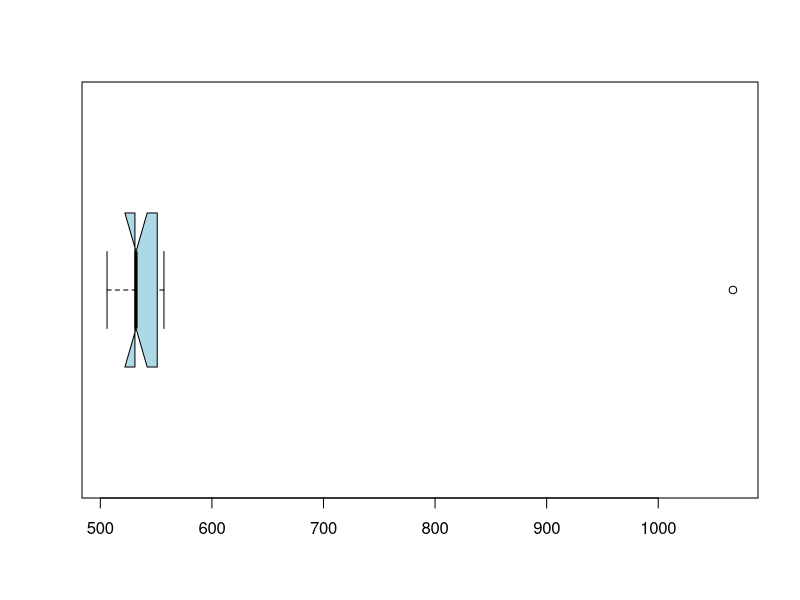

R code for this plot:
if (exists("R")) remove("R")
R<-c(1067,557,506,526,551,532,531,541,531,532)
summary(R)
boxplot(R,col="lightblue",horizontal=TRUE,match=TRUE,notch=TRUE)
